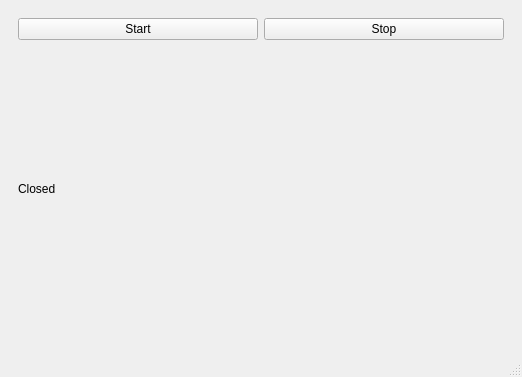
<?xml version="1.0" encoding="UTF-8"?>
<ui version="4.0">
 <class>MainWindow</class>
 <widget class="QMainWindow" name="MainWindow">
  <property name="geometry">
   <rect>
    <x>0</x>
    <y>0</y>
    <width>522</width>
    <height>377</height>
   </rect>
  </property>
  <property name="windowTitle">
   <string>MainWindow</string>
  </property>
  <widget class="QWidget" name="centralwidget">
   <layout class="QVBoxLayout" name="verticalLayout">
    <item>
     <widget class="QStackedWidget" name="stackedWidget">
      <property name="currentIndex">
       <number>1</number>
      </property>
      <widget class="QWidget" name="page">
       <layout class="QVBoxLayout" name="verticalLayout_2">
        <item>
         <widget class="QLabel" name="label">
          <property name="text">
           <string>Welcome message</string>
          </property>
         </widget>
        </item>
        <item>
         <widget class="QLineEdit" name="txtMessage">
          <property name="text">
           <string>Welcome to my chat server</string>
          </property>
         </widget>
        </item>
        <item>
         <spacer name="verticalSpacer">
          <property name="orientation">
           <enum>Qt::Orientation::Vertical</enum>
          </property>
          <property name="sizeHint" stdset="0">
           <size>
            <width>20</width>
            <height>40</height>
           </size>
          </property>
         </spacer>
        </item>
        <item>
         <widget class="QLabel" name="label_2">
          <property name="text">
           <string>Port:</string>
          </property>
         </widget>
        </item>
        <item>
         <widget class="QSpinBox" name="sbPort">
          <property name="maximum">
           <number>64000</number>
          </property>
          <property name="value">
           <number>2999</number>
          </property>
         </widget>
        </item>
        <item>
         <spacer name="verticalSpacer_2">
          <property name="orientation">
           <enum>Qt::Orientation::Vertical</enum>
          </property>
          <property name="sizeHint" stdset="0">
           <size>
            <width>20</width>
            <height>40</height>
           </size>
          </property>
         </spacer>
        </item>
       </layout>
      </widget>
      <widget class="QWidget" name="page_2">
       <layout class="QVBoxLayout" name="verticalLayout_3">
        <item>
         <layout class="QHBoxLayout" name="horizontalLayout">
          <item>
           <widget class="QPushButton" name="btnStart">
            <property name="text">
             <string>Start</string>
            </property>
           </widget>
          </item>
          <item>
           <widget class="QPushButton" name="btnStop">
            <property name="text">
             <string>Stop</string>
            </property>
           </widget>
          </item>
         </layout>
        </item>
        <item>
         <widget class="QLabel" name="lblStatus">
          <property name="text">
           <string>Closed</string>
          </property>
         </widget>
        </item>
       </layout>
      </widget>
     </widget>
    </item>
    <item>
     <widget class="QDialogButtonBox" name="buttonBox">
      <property name="standardButtons">
       <set>QDialogButtonBox::StandardButton::NoButton</set>
      </property>
     </widget>
    </item>
   </layout>
  </widget>
  <widget class="QMenuBar" name="menubar">
   <property name="geometry">
    <rect>
     <x>0</x>
     <y>0</y>
     <width>522</width>
     <height>21</height>
    </rect>
   </property>
  </widget>
  <widget class="QStatusBar" name="statusbar"/>
 </widget>
 <resources/>
 <connections/>
</ui>
